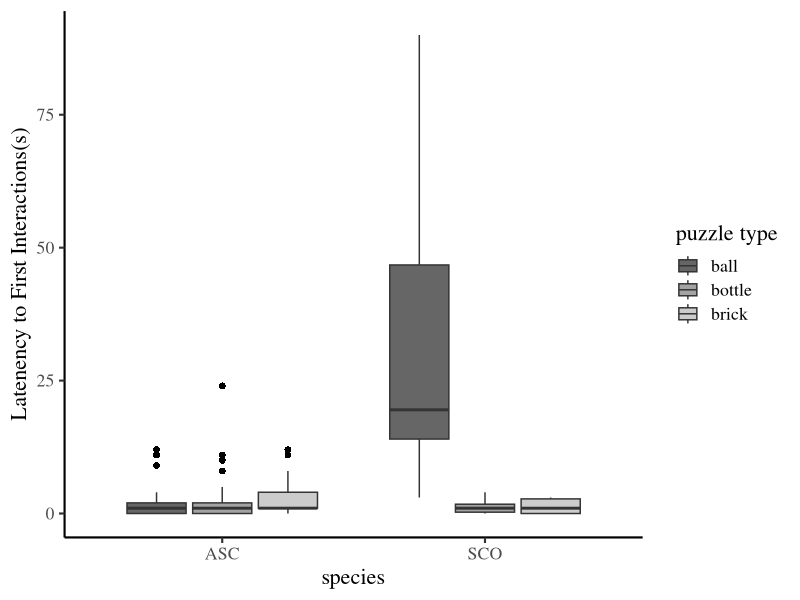

Recreate this plot in R.
## ---- chunk 1
library(ggplot2)
library(ggthemes)
library(patchwork)

Otter<- read.table(file="Puzzle_data.csv", header = TRUE, sep = ",")
head(Otter)

table(Otter$species)
Otter$species <- factor(Otter$species, labels=c("ASC", "SCO")) 

hope<- ggplot(data=Otter,
              aes(x=species, y=latency, fill= puzzle.type)) + geom_boxplot(outlier.color= "black", outlier.shape=16, outlier.size=2, notch=FALSE) +
  ylab("Latenency to First Interactions(s)")
hope + theme_classic(base_size=16, base_family="Times") + guides(fill=guide_legend(title="puzzle type")) + scale_fill_grey(start=0.4)
    
  

